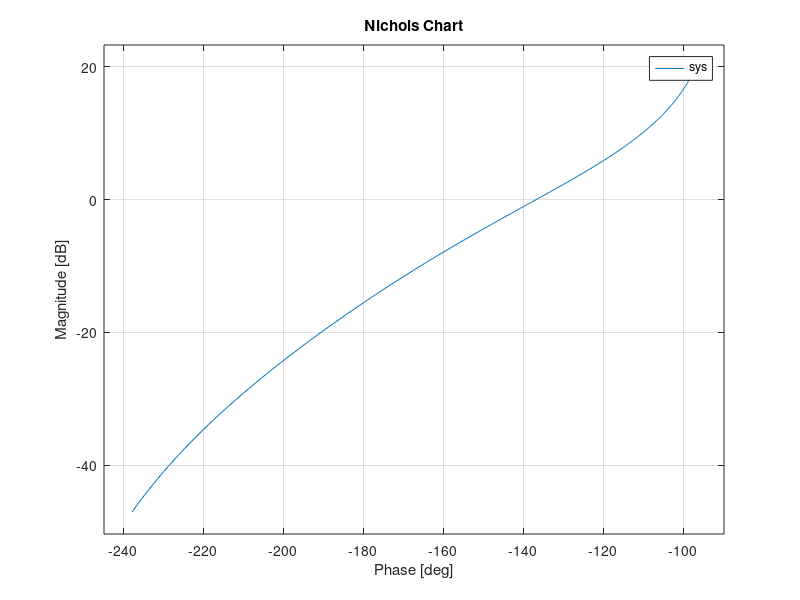

Recreate this plot in MATLAB. (Note: this script raises an error after producing the figure.)
% Chapter 9: Figure 9.45%%   The Nichols chart of%%                    1 %   G(s) = -------------------------  .%            0.2 s^3 + 1.2 s^2 +  s %%num=[1]; den=[0.2 1.2 1 0 ];sys=tf(num,den);w=logspace(-1,1,400);nichols(sys,w);ngrid